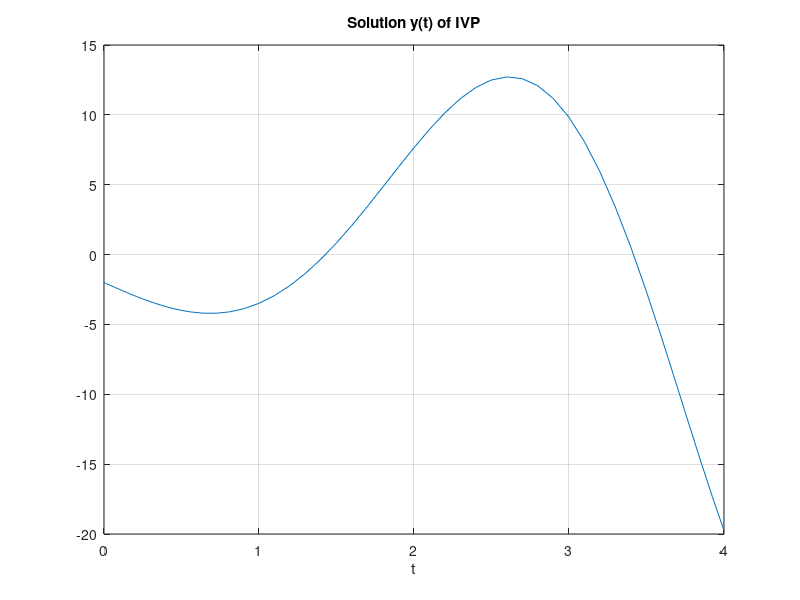

This figure's MATLAB source:
function final = testODE()
    %{
        Shows how to solve a 2nd order ODE using ode45.
        Normally, ode45 works for first-order ODE, but we can do it for
        second order by re-formulating our problem.

        y'' - y' + 3y = t is 2nd-order ODE. We want y(t)
        y(0) = 1
        y'(0) = -2

        right now f takes in t,y and outputs [ydot; ydotdot]
        using ode45 we first-order integrate [ydot; ydotdot] -> [y; ydot]

        basically reformulate diffeq to be in terms of ydot and ydotdot
    %}
    f = @(t,y) [y(2); t+y(2)-3*y(1)];
    t0 = 0;
    y0 = f(0,[1;-2]);

    T = 4;
    [ts,ys] = ode45(f, [t0,T], y0);
    %ts is the timesteps created
    %ys(:,1) is the y that is integrated
    %ys(:,2) is the ydot that is integrated
    plot(ts,ys(:,1))
    title('Solution y(t) of IVP')
    xlabel('t'); grid on
    return
end

